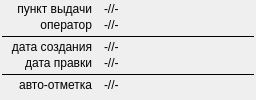
        <widget class="QFrame" name="frame_3">
         <property name="frameShape">
          <enum>QFrame::NoFrame</enum>
         </property>
         <property name="frameShadow">
          <enum>QFrame::Raised</enum>
         </property>
         <layout class="QFormLayout" name="formLayout_2">
          <property name="fieldGrowthPolicy">
           <enum>QFormLayout::AllNonFixedFieldsGrow</enum>
          </property>
          <property name="labelAlignment">
           <set>Qt::AlignRight|Qt::AlignTrailing|Qt::AlignVCenter</set>
          </property>
          <property name="horizontalSpacing">
           <number>2</number>
          </property>
          <property name="verticalSpacing">
           <number>2</number>
          </property>
          <property name="leftMargin">
           <number>2</number>
          </property>
          <property name="topMargin">
           <number>2</number>
          </property>
          <property name="rightMargin">
           <number>2</number>
          </property>
          <property name="bottomMargin">
           <number>2</number>
          </property>
          <item row="0" column="0">
           <widget class="QLabel" name="label_13">
            <property name="minimumSize">
             <size>
              <width>100</width>
              <height>0</height>
             </size>
            </property>
            <property name="font">
             <font>
              <weight>50</weight>
              <bold>false</bold>
             </font>
            </property>
            <property name="text">
             <string>пункт выдачи   </string>
            </property>
            <property name="alignment">
             <set>Qt::AlignRight|Qt::AlignTrailing|Qt::AlignVCenter</set>
            </property>
           </widget>
          </item>
          <item row="1" column="0">
           <widget class="QLabel" name="label_10">
            <property name="font">
             <font>
              <weight>50</weight>
              <bold>false</bold>
             </font>
            </property>
            <property name="text">
             <string>оператор   </string>
            </property>
            <property name="alignment">
             <set>Qt::AlignRight|Qt::AlignTrailing|Qt::AlignVCenter</set>
            </property>
           </widget>
          </item>
          <item row="2" column="0" colspan="2">
           <widget class="Line" name="line_4">
            <property name="minimumSize">
             <size>
              <width>0</width>
              <height>4</height>
             </size>
            </property>
            <property name="frameShadow">
             <enum>QFrame::Plain</enum>
            </property>
            <property name="lineWidth">
             <number>1</number>
            </property>
            <property name="orientation">
             <enum>Qt::Horizontal</enum>
            </property>
           </widget>
          </item>
          <item row="3" column="0">
           <widget class="QLabel" name="label_39">
            <property name="minimumSize">
             <size>
              <width>100</width>
              <height>0</height>
             </size>
            </property>
            <property name="maximumSize">
             <size>
              <width>100</width>
              <height>16777215</height>
             </size>
            </property>
            <property name="font">
             <font>
              <weight>50</weight>
              <bold>false</bold>
             </font>
            </property>
            <property name="text">
             <string>дата создания   </string>
            </property>
            <property name="alignment">
             <set>Qt::AlignRight|Qt::AlignTrailing|Qt::AlignVCenter</set>
            </property>
           </widget>
          </item>
          <item row="3" column="1">
           <widget class="QLabel" name="lab_act_dt_ins">
            <property name="minimumSize">
             <size>
              <width>150</width>
              <height>0</height>
             </size>
            </property>
            <property name="font">
             <font>
              <weight>50</weight>
              <bold>false</bold>
             </font>
            </property>
            <property name="text">
             <string>-//-</string>
            </property>
            <property name="alignment">
             <set>Qt::AlignLeading|Qt::AlignLeft|Qt::AlignVCenter</set>
            </property>
           </widget>
          </item>
          <item row="4" column="0">
           <widget class="QLabel" name="label_40">
            <property name="minimumSize">
             <size>
              <width>100</width>
              <height>0</height>
             </size>
            </property>
            <property name="maximumSize">
             <size>
              <width>100</width>
              <height>16777215</height>
             </size>
            </property>
            <property name="font">
             <font>
              <weight>50</weight>
              <bold>false</bold>
             </font>
            </property>
            <property name="text">
             <string>дата правки   </string>
            </property>
            <property name="alignment">
             <set>Qt::AlignRight|Qt::AlignTrailing|Qt::AlignVCenter</set>
            </property>
           </widget>
          </item>
          <item row="4" column="1">
           <widget class="QLabel" name="lab_act_dt_upd">
            <property name="minimumSize">
             <size>
              <width>150</width>
              <height>0</height>
             </size>
            </property>
            <property name="font">
             <font>
              <weight>50</weight>
              <bold>false</bold>
             </font>
            </property>
            <property name="text">
             <string>-//-</string>
            </property>
            <property name="alignment">
             <set>Qt::AlignLeading|Qt::AlignLeft|Qt::AlignVCenter</set>
            </property>
           </widget>
          </item>
          <item row="0" column="1">
           <widget class="QLabel" name="lab_act_point_name">
            <property name="minimumSize">
             <size>
              <width>150</width>
              <height>0</height>
             </size>
            </property>
            <property name="font">
             <font>
              <weight>50</weight>
              <bold>false</bold>
             </font>
            </property>
            <property name="text">
             <string>-//-</string>
            </property>
            <property name="alignment">
             <set>Qt::AlignLeading|Qt::AlignLeft|Qt::AlignVCenter</set>
            </property>
           </widget>
          </item>
          <item row="1" column="1">
           <widget class="QLabel" name="lab_act_operator_fio">
            <property name="minimumSize">
             <size>
              <width>150</width>
              <height>0</height>
             </size>
            </property>
            <property name="font">
             <font>
              <weight>50</weight>
              <bold>false</bold>
             </font>
            </property>
            <property name="text">
             <string>-//-</string>
            </property>
            <property name="alignment">
             <set>Qt::AlignLeading|Qt::AlignLeft|Qt::AlignVCenter</set>
            </property>
           </widget>
          </item>
          <item row="6" column="0">
           <widget class="QLabel" name="label_41">
            <property name="minimumSize">
             <size>
              <width>100</width>
              <height>0</height>
             </size>
            </property>
            <property name="maximumSize">
             <size>
              <width>100</width>
              <height>16777215</height>
             </size>
            </property>
            <property name="font">
             <font>
              <weight>50</weight>
              <bold>false</bold>
             </font>
            </property>
            <property name="text">
             <string>авто-отметка   </string>
            </property>
            <property name="alignment">
             <set>Qt::AlignRight|Qt::AlignTrailing|Qt::AlignVCenter</set>
            </property>
           </widget>
          </item>
          <item row="5" column="0" colspan="2">
           <widget class="Line" name="line_9">
            <property name="minimumSize">
             <size>
              <width>10</width>
              <height>4</height>
             </size>
            </property>
            <property name="frameShadow">
             <enum>QFrame::Plain</enum>
            </property>
            <property name="lineWidth">
             <number>1</number>
            </property>
            <property name="orientation">
             <enum>Qt::Horizontal</enum>
            </property>
           </widget>
          </item>
          <item row="6" column="1">
           <widget class="QLabel" name="lab_duty_field">
            <property name="minimumSize">
             <size>
              <width>150</width>
              <height>0</height>
             </size>
            </property>
            <property name="font">
             <font>
              <weight>50</weight>
              <bold>false</bold>
             </font>
            </property>
            <property name="text">
             <string>-//-</string>
            </property>
            <property name="alignment">
             <set>Qt::AlignLeading|Qt::AlignLeft|Qt::AlignVCenter</set>
            </property>
            <property name="wordWrap">
             <bool>true</bool>
            </property>
           </widget>
          </item>
         </layout>
        </widget>
